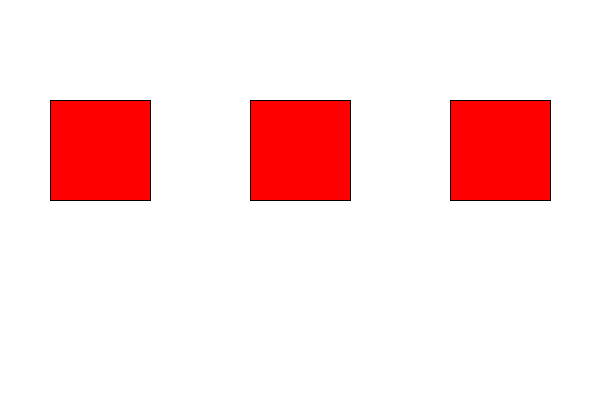
Frame 1 (no input)
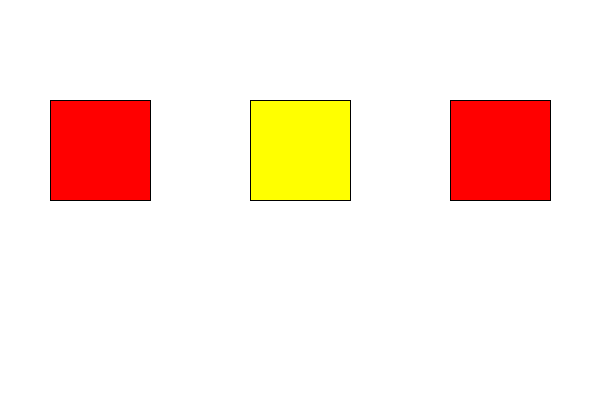
Frame 60 (the mouse pressed at the canvas centre just before this capture)
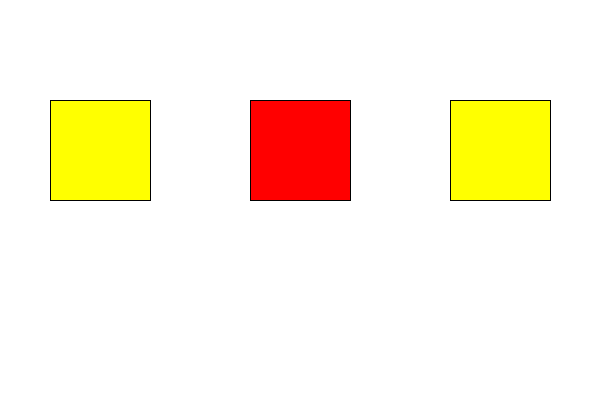
Frame 120 (the mouse held since frame 60 and released just before this capture)

The Processing sketch that drew these frames (run headless with seeded random() and noise(); from frame 60 on, the mouse is pressed at the canvas centre):

// Processing sketch: processing_112750
// ── processing_112750.pde

color[] c= {
  color(255, 0, 0), color(255, 0, 0), color(255, 0, 0)
};
int[] fr= {
  20, 40, 80
};
int[] nextOn = {
  0, 0, 0
};
boolean[] b = {
  true, true, true
};

void setup() {
  size(600, 400);
  frameRate(60);
  background(255);
}

void draw() {
  int m = frameCount;
  for (int i =0; i < 3; i ++) {
    if (m > nextOn[i]) {
      nextOn[i] = m + fr[i];
      b[i] = !b[i];
    }
    if (b[i] == true) {
      c[i] = color(255,255,0);
    } 
    else {
      c[i] = color(255,0,0);
    }
    fill (c[i]);
    rect(200 * i+50, height/2-100, 100, 100);
  }
}
